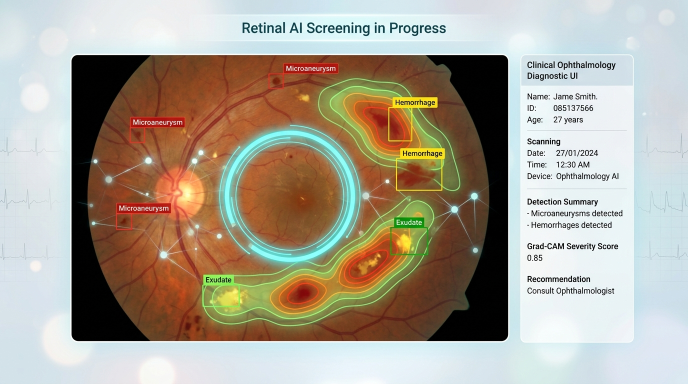
#> input picture ai_dr_bg_scan.jpg, 1376 x 768 px (shown at 1/2 size); its folder holds only this picture in this run
$ python -i preprocessing.py   (imports and definitions only)
#> lines starting #> are read from the running program, lines starting #| are printed output that depends on the picture; after the words box and inside, x2 and y2 are one past the last pixel; in counts of white or black regions, pixels touching at a corner belong together
"""
Retinal Image Preprocessing Utilities for AI DR Screen
Handles FOV extraction, green-channel isolation, CLAHE, and illumination normalization.
"""

import os
import io
from typing import Tuple, Union, Optional
import numpy as np
from PIL import Image
import cv2


def load_fundus_image(image_input: Union[str, bytes, Image.Image, np.ndarray]) -> np.ndarray:
    """Loads fundus image into RGB uint8 numpy array [H, W, 3]."""
    if isinstance(image_input, str):
        if not os.path.isfile(image_input):
            raise FileNotFoundError(f"Image not found at path: {image_input}")
        img_pil = Image.open(image_input).convert("RGB")
        return np.array(img_pil)
    elif isinstance(image_input, bytes):
        img_pil = Image.open(io.BytesIO(image_input)).convert("RGB")
        return np.array(img_pil)
    elif isinstance(image_input, Image.Image):
        return np.array(image_input.convert("RGB"))
    elif isinstance(image_input, np.ndarray):
        if image_input.ndim == 2:
            return cv2.cvtColor(image_input, cv2.COLOR_GRAY2RGB)
        elif image_input.shape[2] == 4:
            return cv2.cvtColor(image_input, cv2.COLOR_RGBA2RGB)
        return image_input.copy()
    else:
        raise ValueError(f"Unsupported image input type: {type(image_input)}")


def extract_retinal_fov_mask(image_rgb: np.ndarray, threshold: int = 15) -> np.ndarray:
    """
    Computes a binary Field-of-View (FOV) mask isolating the circular retina from black borders.
    Returns uint8 mask where 255 = retinal tissue, 0 = background border.
    """
    gray = cv2.cvtColor(image_rgb, cv2.COLOR_RGB2GRAY)
    blurred = cv2.GaussianBlur(gray, (9, 9), 0)
    _, mask = cv2.threshold(blurred, threshold, 255, cv2.THRESH_BINARY)

    # Fill small holes and smooth boundary
    kernel = cv2.getStructuringElement(cv2.MORPH_ELLIPSE, (11, 11))
    mask = cv2.morphologyEx(mask, cv2.MORPH_CLOSE, kernel)
    mask = cv2.morphologyEx(mask, cv2.MORPH_OPEN, kernel)

    # Keep only the largest connected component (the circular retina)
    num_labels, labels, stats, _ = cv2.connectedComponentsWithStats(mask)
    if num_labels > 1:
        largest_idx = 1 + np.argmax(stats[1:, cv2.CC_STAT_AREA])
        mask = (labels == largest_idx).astype(np.uint8) * 255
    return mask


def extract_green_channel(image_rgb: np.ndarray) -> np.ndarray:
    """
    Extracts the green channel (Channel index 1 in RGB).
    The green channel exhibits maximal absorption contrast for hemoglobin.
    """
    return image_rgb[:, :, 1]


def apply_clahe(
    image_gray: np.ndarray,
    clip_limit: float = 2.5,
    tile_grid_size: Tuple[int, int] = (8, 8)
) -> np.ndarray:
    """Applies Contrast Limited Adaptive Histogram Equalization to single-channel image."""
    clahe = cv2.createCLAHE(clipLimit=clip_limit, tileGridSize=tile_grid_size)
    return clahe.apply(image_gray)


def illumination_equalization(image_gray: np.ndarray, fov_mask: Optional[np.ndarray] = None) -> np.ndarray:
    """
    Equalizes non-uniform illumination by subtracting a heavily blurred background estimate.
    """
    # Large Gaussian kernel (approx 10% of image width)
    ksize = int(max(image_gray.shape) * 0.08)
    if ksize % 2 == 0:
        ksize += 1
    ksize = max(ksize, 31)

    background = cv2.GaussianBlur(image_gray, (ksize, ksize), 0)
    normalized = cv2.subtract(image_gray, background)
    equalized = cv2.add(normalized, 128)

    if fov_mask is not None:
        equalized = cv2.bitwise_and(equalized, equalized, mask=fov_mask)
    return equalized


def preprocess_fundus(
    image_input: Union[str, bytes, Image.Image, np.ndarray],
    target_size: Tuple[int, int] = (512, 512)
) -> dict:
    """
    Unified standard preprocessing routine for all retinal analysis modules.

    Returns:
        dict containing:
            - 'original_rgb': Original RGB numpy array [H, W, 3]
            - 'resized_rgb': Resized RGB numpy array [target_H, target_W, 3]
            - 'green_channel': Resized green channel [target_H, target_W]
            - 'clahe_green': Contrast-enhanced green channel [target_H, target_W]
            - 'fov_mask': Binary FOV mask [target_H, target_W]
            - 'scale_x': Ratio original_W / target_W
            - 'scale_y': Ratio original_H / target_H
    """
    original_rgb = load_fundus_image(image_input)
    orig_h, orig_w = original_rgb.shape[:2]

    resized_rgb = cv2.resize(original_rgb, target_size, interpolation=cv2.INTER_LINEAR)
    fov_mask = extract_retinal_fov_mask(resized_rgb)

    green = extract_green_channel(resized_rgb)
    clahe_green = apply_clahe(green)

    return {
        "original_rgb": original_rgb,
        "resized_rgb": resized_rgb,
        "green_channel": green,
        "clahe_green": clahe_green,
        "fov_mask": fov_mask,
        "orig_shape": (orig_h, orig_w),
        "target_size": target_size,
        "scale_x": orig_w / float(target_size[0]),
        "scale_y": orig_h / float(target_size[1])
    }

>>> import cv2
>>> picture = cv2.cvtColor(cv2.imread('../ai_dr_bg_scan.jpg'), cv2.COLOR_BGR2RGB)
>>> result = preprocess_fundus(picture)
#> in preprocess_fundus, `resized_rgb = cv2.resize(original_rgb, target_size, interpolation=cv2...`:
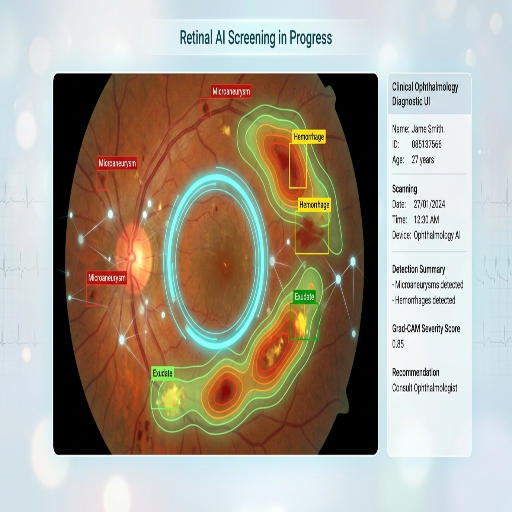
#> resized_rgb: shape (512, 512, 3); mean R, G, B 170.3, 161.8, 147.4
#> in extract_retinal_fov_mask, `gray = cv2.cvtColor(image_rgb, cv2.COLOR_RGB2GRAY)`:
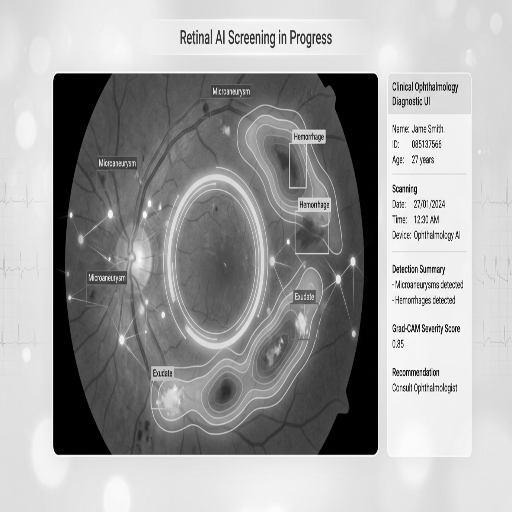
#> gray: shape (512, 512); min 0, max 255, mean 162.7
#> in extract_retinal_fov_mask, `blurred = cv2.GaussianBlur(gray, (9, 9), 0)`:
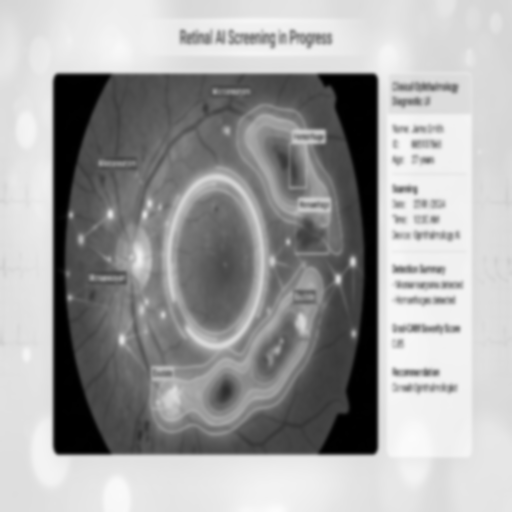
#> blurred: shape (512, 512); min 0, max 252, mean 162.7
#> in extract_retinal_fov_mask, `_, mask = cv2.threshold(blurred, threshold, 255, cv2.THRESH_BINARY)`:
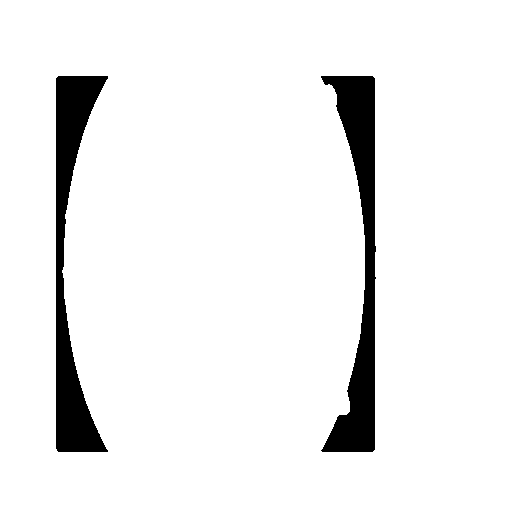
#> mask: shape (512, 512); 93.6% white; 2 black regions, box (x1, y1, x2, y2) and area: (321, 76, 376, 452) 8613, (56, 76, 108, 452) 8138
#> in extract_retinal_fov_mask, `mask = cv2.morphologyEx(mask, cv2.MORPH_CLOSE, kernel)`:
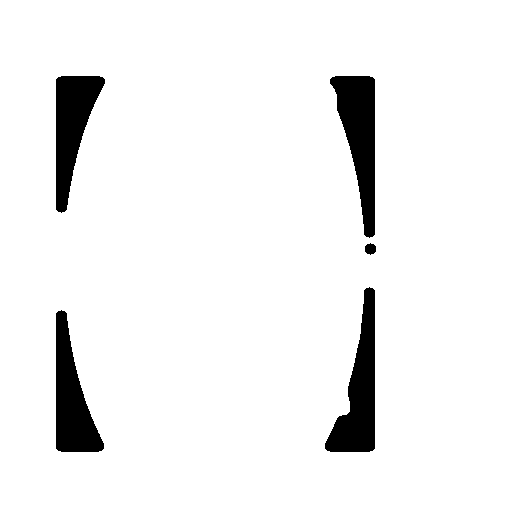
#> mask: shape (512, 512); 94.2% white; 5 black regions, box (x1, y1, x2, y2) and area: (325, 287, 375, 452) 3991, (330, 76, 375, 238) 3983, (56, 310, 104, 452) 3649, (56, 76, 105, 213) 3599, (365, 243, 376, 255) 100
#> in extract_retinal_fov_mask, `mask = cv2.morphologyEx(mask, cv2.MORPH_OPEN, kernel)`: mask: shape (512, 512); 94.1% white; 4 black regions, box (x1, y1, x2, y2) and area: (330, 76, 376, 255) 4111, (325, 287, 375, 452) 3993, (56, 310, 104, 452) 3649, (56, 76, 105, 213) 3599
#> in extract_retinal_fov_mask, `num_labels, labels, stats, _ = cv2.connectedComponentsWithStats(mask)`: num_labels = 2; stats = [[56, 76, 320, 376, 15352], [0, 0, 512, 512, 246792]]
#> in extract_retinal_fov_mask, `largest_idx = 1 + np.argmax(stats[1:, cv2.CC_STAT_AREA])`: largest_idx = 1
#> in extract_green_channel, `return image_rgb[:, :, 1]`:
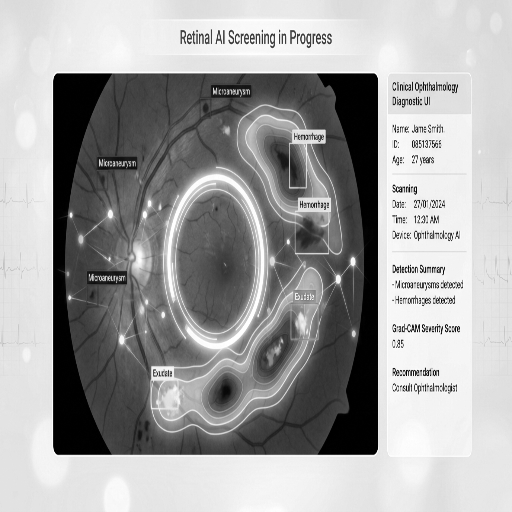
#> returned value: shape (512, 512); min 0, max 255, mean 161.8
#> in apply_clahe, `return clahe.apply(image_gray)`:
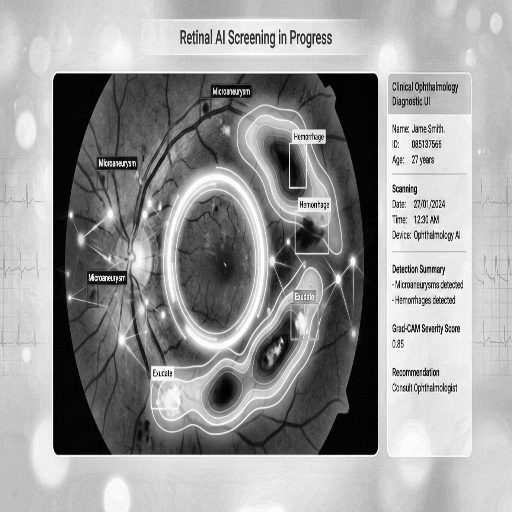
#> returned value: shape (512, 512); min 0, max 255, mean 153.8
#> result = 9 items

$ run again, on ai_eye_neural_lens.jpg
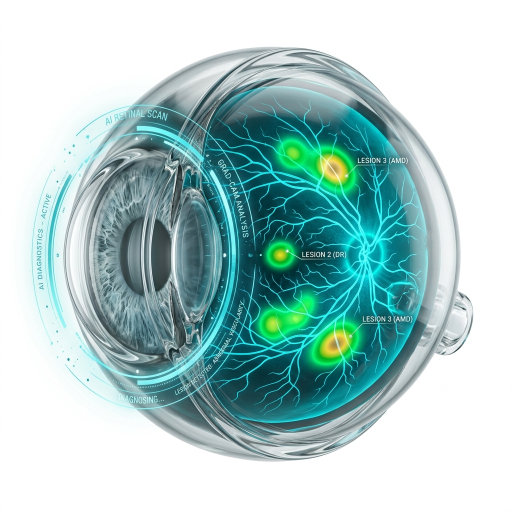
#> input picture ai_eye_neural_lens.jpg, 1024 x 1024 px (shown at 1/2 size)
#> in extract_retinal_fov_mask, `blurred = cv2.GaussianBlur(gray, (9, 9), 0)`:
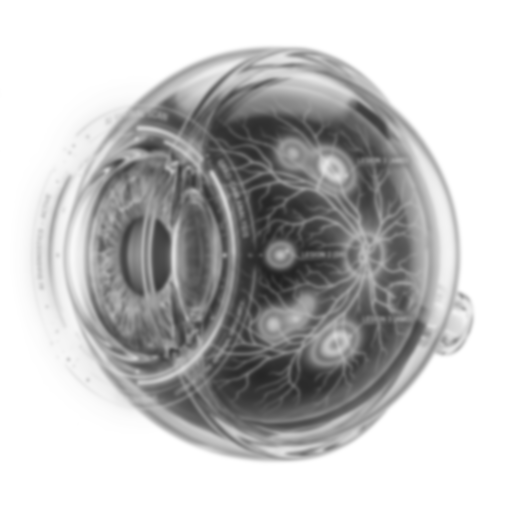
#> blurred: shape (512, 512); min 32, max 255, mean 192.6
#> mask: shape (512, 512); every value is 255
#> labels: shape (512, 512) int32; every value is 1
#> num_labels = 2; stats = [[-1, 2147483647, 0, 0, 0], [0, 0, 512, 512, 262144]]
#> largest_idx = 1
#> in apply_clahe, `return clahe.apply(image_gray)`:
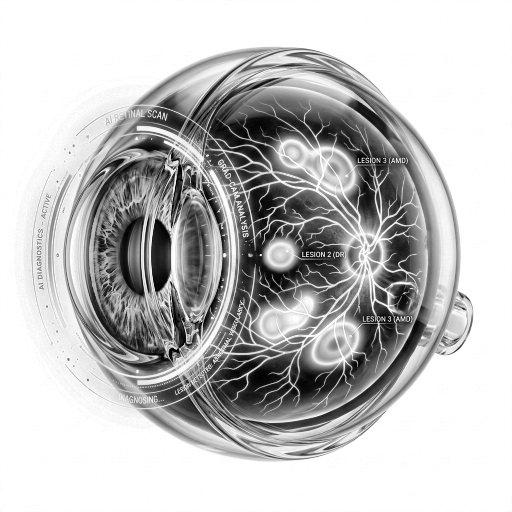
#> returned value: shape (512, 512); min 1, max 255, mean 192.4
#> result = 9 items
